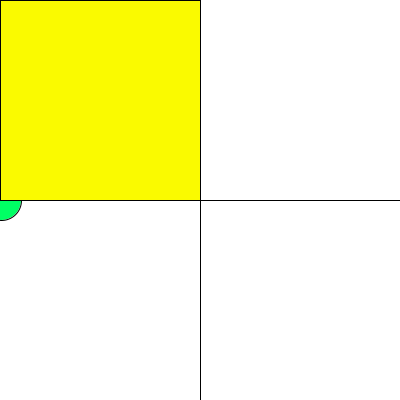
Frame 1 (no input)
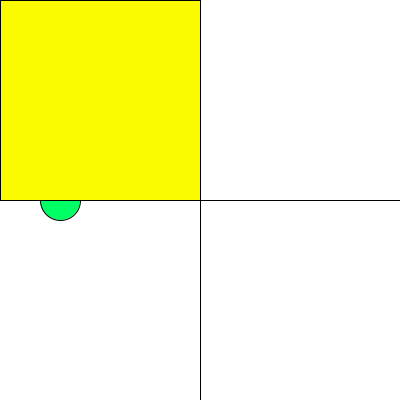
Frame 60 (the mouse pressed at the canvas centre just before this capture)
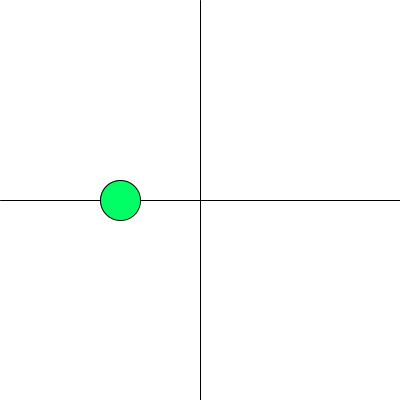
Frame 120 (the mouse held since frame 60 and released just before this capture)

The Processing sketch that drew these frames (run headless with seeded random() and noise(); from frame 60 on, the mouse is pressed at the canvas centre):

// Processing sketch: processing_95830
// ── processing_95830.pde

void setup() {                                  //  Execute when the program begins.
  size(400, 400);                               //  Size of window.
  
  
}

  int x = 0;                                    // Setting the value of X to 0.
  int speed = 1;                                // Setting the starting value of "speed" to 1. 

void draw() {
  background(255, 255, 255);                    // Set background colour to white. 
  stroke(0);
  
  smooth();                                     // Smooth changes the quality of the ellipse, giving it a more     rounded appearnce instead of edges. 
  
  line(200, 0, 200, 400);                       //  Position of line Horizontal 
  line(0, 200, 400, 200);                       //  Position of line Vertical

                                                // X = The position of the mouse in the X axis
                                                // Y = The position of the mouse in the Y axis
                                                // The position of these will decide which box's colour shows up. 
  
  {
 
   x = x + speed;                               // x = x + speed means that the x value will add speed (1) 

  if ((x > width) || (x < 0)) {                 // This sets up wall for the ball to bounce off (or so it seems)
                                                // It is really just taking away 1 instead of adding one when it reaches the edge
  
    speed = speed * -1;
  }

  
  stroke(0);  
  fill(0,255,100);                              //  This section creates the ellipse that moves across the screen.
  
  ellipse(x,200,40,40);                         //  X position of ellipse. As for this, it is half way down the screen. 
}
  
  
  if (mouseX < 200 && mouseY < 200) {           //  If position of mouse enters here do the following.
    fill(250, 250, 0);                          //  Rectangle 1 colour in RGB
    rect(0, 0, 200, 200);                       //  Size & Position of rectangle 1
  } 
  else if (mouseX > 100 && mouseY < 200) {
    fill(200, 0, 100);                          //  Rectangle 2 colour in RGB
    rect(200, 0, 200, 200);                     //  Size & Position of rectangle 2
  } 
  else if (mouseX < 200 && mouseY > 100) {
    fill(0, 100, 200);                          //  Rectangle 3 colourin RGB
    rect(0, 200, 200, 200);                     //  Size & Position of rectangle 3
  } 
  else if (mouseX > 200 && mouseY > 200) {
    fill(0, 200, 100);                          //  Rectangle 4 colour C
    rect(200, 200, 200, 200);                   //  Size & Position of rectangle 4
  }
}
